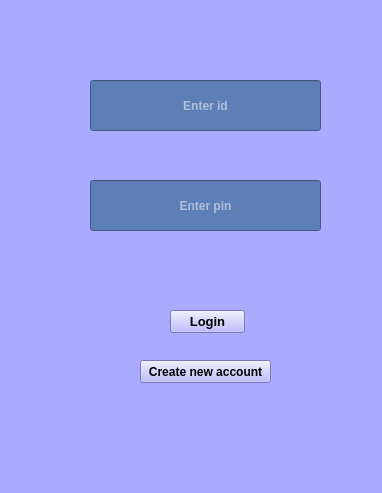
<?xml version="1.0" encoding="UTF-8"?>
<ui version="4.0">
 <class>MainWindow</class>
 <widget class="QMainWindow" name="Login">
  <property name="geometry">
   <rect>
    <x>0</x>
    <y>0</y>
    <width>382</width>
    <height>493</height>
   </rect>
  </property>
  <property name="sizePolicy">
   <sizepolicy hsizetype="Expanding" vsizetype="Fixed">
    <horstretch>1</horstretch>
    <verstretch>0</verstretch>
   </sizepolicy>
  </property>
  <property name="windowTitle">
   <string>MainWindow</string>
  </property>
  <property name="styleSheet">
   <string notr="true">background-color: rgb(170, 170, 255);</string>
  </property>
  <widget class="QWidget" name="centralwidget">
   <widget class="QPushButton" name="login">
    <property name="geometry">
     <rect>
      <x>170</x>
      <y>310</y>
      <width>75</width>
      <height>23</height>
     </rect>
    </property>
    <property name="font">
     <font>
      <pointsize>10</pointsize>
      <weight>75</weight>
      <bold>true</bold>
     </font>
    </property>
    <property name="styleSheet">
     <string notr="true">
</string>
    </property>
    <property name="text">
     <string>Login</string>
    </property>
    <property name="shortcut">
     <string>Return</string>
    </property>
   </widget>
   <widget class="QLineEdit" name="user_id">
    <property name="geometry">
     <rect>
      <x>90</x>
      <y>80</y>
      <width>231</width>
      <height>51</height>
     </rect>
    </property>
    <property name="font">
     <font>
      <weight>75</weight>
      <bold>true</bold>
     </font>
    </property>
    <property name="styleSheet">
     <string notr="true">  background-color: #5e7eb6;
  color: white;
</string>
    </property>
    <property name="alignment">
     <set>Qt::AlignCenter</set>
    </property>
    <property name="placeholderText">
     <string>Enter id</string>
    </property>
   </widget>
   <widget class="QLineEdit" name="password">
    <property name="geometry">
     <rect>
      <x>90</x>
      <y>180</y>
      <width>231</width>
      <height>51</height>
     </rect>
    </property>
    <property name="font">
     <font>
      <weight>75</weight>
      <italic>false</italic>
      <bold>true</bold>
     </font>
    </property>
    <property name="styleSheet">
     <string notr="true">  background-color: #5e7eb6;
  color: white;
</string>
    </property>
    <property name="inputMethodHints">
     <set>Qt::ImhHiddenText|Qt::ImhNoAutoUppercase|Qt::ImhNoPredictiveText|Qt::ImhSensitiveData</set>
    </property>
    <property name="echoMode">
     <enum>QLineEdit::Password</enum>
    </property>
    <property name="alignment">
     <set>Qt::AlignCenter</set>
    </property>
    <property name="placeholderText">
     <string>Enter pin</string>
    </property>
   </widget>
   <widget class="QPushButton" name="new_2">
    <property name="geometry">
     <rect>
      <x>140</x>
      <y>360</y>
      <width>131</width>
      <height>23</height>
     </rect>
    </property>
    <property name="font">
     <font>
      <weight>75</weight>
      <bold>true</bold>
     </font>
    </property>
    <property name="styleSheet">
     <string notr="true"/>
    </property>
    <property name="text">
     <string>Create new account</string>
    </property>
   </widget>
  </widget>
  <widget class="QMenuBar" name="menubar">
   <property name="geometry">
    <rect>
     <x>0</x>
     <y>0</y>
     <width>382</width>
     <height>21</height>
    </rect>
   </property>
  </widget>
  <widget class="QStatusBar" name="statusbar"/>
 </widget>
 <resources/>
 <connections/>
</ui>
